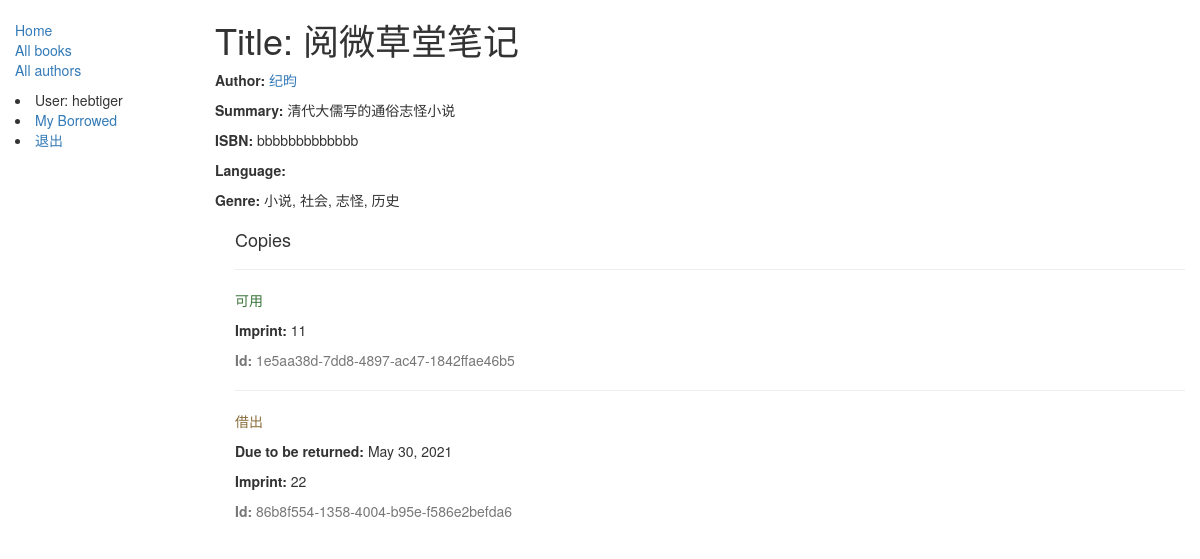
Page /catalog/book/2 (signed in) on the committed database.
### catalog/models.py (models this page shows, shortened)
class Book(models.Model):
    title = models.CharField('书名', max_length=200)
    author = models.ForeignKey("Author", on_delete=models.SET_NULL, null=True)
    summary = models.TextField(max_length=1000, help_text="输入书的简介")
    isbn = models.CharField("ISBN",max_length=13,help_text='13 Character <a href="https://www.isbn-international.org/content/what-isbn">ISBN number</a>')
    genre = models.ManyToManyField(Genre, help_text='选择一个流派')
    def display_genre(self):
        """
        Creates a string for the Genre. This is required to display genre in Admin.
        """
        return ', '.join([ genre.name for genre in self.genre.all()[:3] ])
    display_genre.short_description = '流派'

class Author(models.Model):
    first_name = models.CharField('姓', max_length=100)
    last_name = models.CharField('名', max_length=100)
    date_of_birth = models.DateField('出生日期', null=True, blank=True)
    date_of_death = models.DateField('死亡日期', null=True, blank=True)
    def __str__(self):
        return '%s%s' % (self.first_name, self.last_name)
    class Meta:
        ordering = ['last_name']

class Genre(models.Model):
    name = models.CharField(max_length=200, help_text="输入书的流派")
    def __str__(self):
        return self.name

class BookInstance(models.Model):
    id = models.UUIDField(primary_key=True, default=uuid.uuid4, help_text="id必须唯一")
    book = models.ForeignKey("Book", on_delete=models.SET_NULL, null=True)
    imprint = models.CharField(max_length=200)
    due_back = models.DateField(null=True, blank=True)
    borrower = models.ForeignKey(User, on_delete=models.SET_NULL, null=True, blank=True)
    LOAN_STATUS = (
        ('m', "维护"),
        ('o',"借出"),
        ('a','可用'),
        ('r','保留')
    )
    status = models.CharField(max_length=1, choices=LOAN_STATUS, blank=True, default='m', help_text='帮助文档')
    class Meta:
        ordering = ["due_back"]
        permissions = (("can_mark_returned", "Set book as returned"),)
    def display_book(self):
        return self.book.title
    display_book.short_description = '书名'

### catalog/views.py (the view)
# urls.py: path('book/<int:pk>', views.BookDetailView.as_view(), name='book-detail'),
class BookDetailView(generic.DetailView):
    model = Book

### catalog/templates/catalog/book_detail.html
{% extends "base_generic.html" %}
{% block content %}
  <h1>Title: {{ book.title }}</h1>
  <p><strong>Author:</strong> <a href="{% url 'author-detail' book.author.pk %}">{{ book.author }}</a></p>
  <p><strong>Summary:</strong> {{ book.summary }}</p>
  <p><strong>ISBN:</strong> {{ book.isbn }}</p>
  <p><strong>Language:</strong> {{ book.language }}</p>
  <p><strong>Genre:</strong> {% for genre in book.genre.all %} {{ genre }}{% if not forloop.last %}, {% endif %}{% endfor %}</p>
  <div style="margin-left:20px;margin-top:20px">
    <h4>Copies</h4>
    {% for copy in book.bookinstance_set.all %}
    <hr>
    <p class="{% if copy.status == 'a' %}text-success{% elif copy.status == 'm' %}text-danger{% else %}text-warning{% endif %}">{{ copy.get_status_display }}</p>
    {% if copy.status != 'a' %}<p><strong>Due to be returned:</strong> {{copy.due_back}}</p>{% endif %}
    <p><strong>Imprint:</strong> {{copy.imprint}}</p>
    <p class="text-muted"><strong>Id:</strong> {{copy.id}}</p>
    {% endfor %}
  </div>
{% endblock %}

### catalog/templates/base_generic.html (shortened to what this page needs)
<!DOCTYPE html>
<html lang="en">
<head>
  <link rel="stylesheet" href="https://maxcdn.bootstrapcdn.com/bootstrap/3.3.7/css/bootstrap.min.css">
  {% load static %}
  <link rel="stylesheet" href="{% static 'css/styles.css' %}">
</head>
<body>
  <div class="container-fluid">
    <div class="row">
      <div class="col-sm-2">
      {% block sidebar %}
      <ul class="sidebar-nav">
          <li><a href="{% url 'index' %}">Home</a></li>
          <li><a href="{% url 'books' %}">All books</a></li>
          <li><a href="{% url 'authors' %}">All authors</a></li>
      </ul>
       {% if user.is_authenticated %}
     <li>User: {{ user.get_username }}</li>
     <li><a href="{% url 'my-borrowed' %}">My Borrowed</a></li>
     <li><a href="{% url 'logout'%}?next={{request.path}}">退出</a></li>
   {% else %}
     <li><a href="{% url 'login'%}?next={{request.path}}">登录</a></li>
   {% endif %}
     {% endblock %}
      </div>
      <div class="col-sm-10 ">
      {% block content %}{% endblock %}
      </div>
    </div>
  </div>
</body>
</html>

### catalog/static/css/styles.css (style rules this page uses)
.sidebar-nav { margin-top: 20px; padding: 0; list-style: none; }

### rows in the picture
Book: title "阅微草堂笔记", author "纪昀", summary "清代大儒写的通俗志怪小说", isbn "bbbbbbbbbbbbb"
Genre: name "小说"
Genre: name "社会"
Genre: name "志怪"
Genre: name "历史"
BookInstance: status "可用", imprint "11", id "1e5aa38d-7dd8-4897-ac47-1842ffae46b5"
BookInstance: status "借出", due_back "May 30, 2021", imprint "22", id "86b8f554-1358-4004-b95e-f586e2befda6"

### other values in the picture
{{ user.get_username }} "hebtiger"
